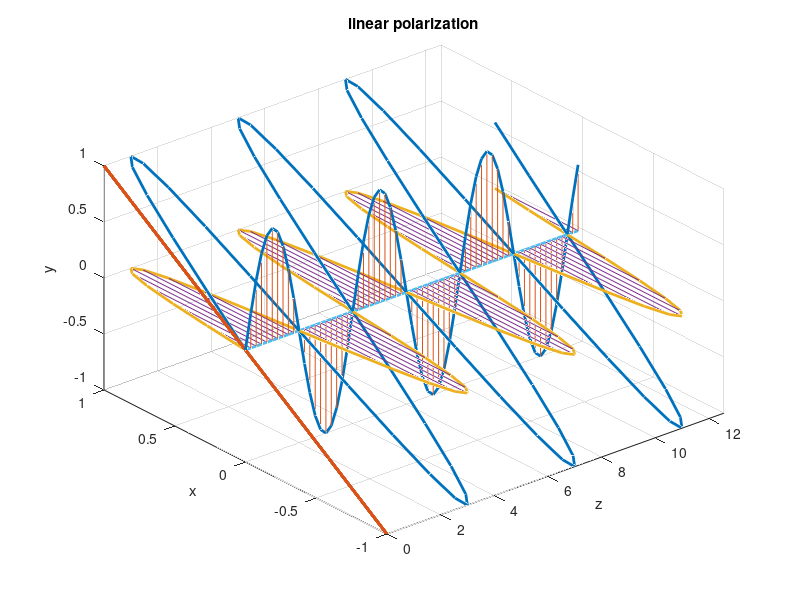
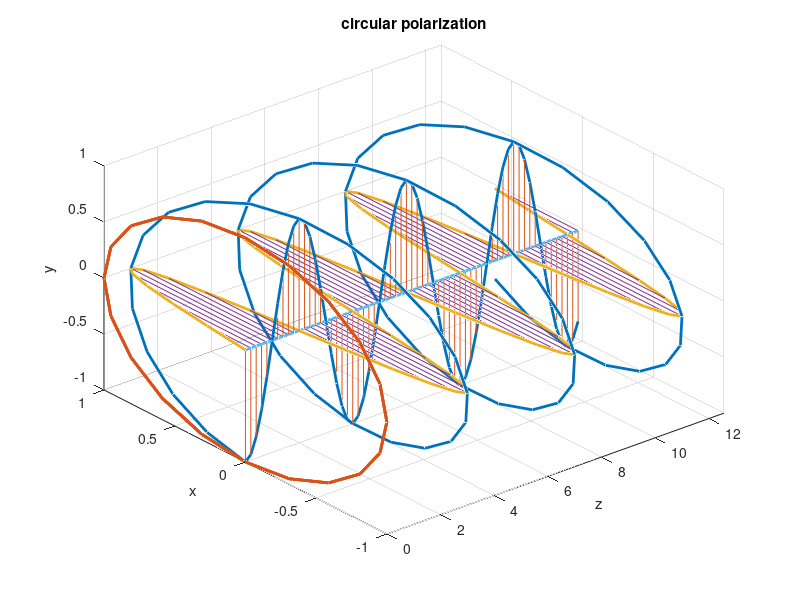
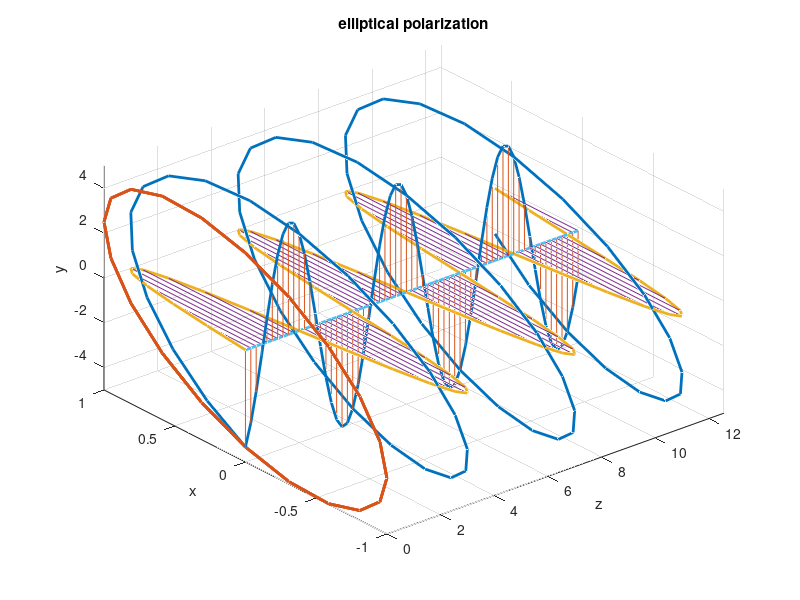

Here is the MATLAB script that generated these plots, in order:
%calculate the polarization vector as a function of position 
%for linearly, circularly, and elliptically polarized light
%propogating in the z direction, and its projection onto the x-y axis
clear

%some constants
k= pi/2 %wave vector (frequency)
%our direction of propogation
z=0:0.2:4*pi

%% Linear Polarization
E1= 1 %amplitude
E2= 1
o1=0 %(omega/angular freq*time=phase (changes w time))
o2=0 %the two curves being in phase is what makes it linear
x=E1*sin(k*z-o1);
y=E2*sin(k*z-o2);

figure 
hold on
%----total polarization
plot3(z,x,y,'LineWidth',2)
%----x-y projection
plot3(z*0,x,y,'LineWidth',2)
%-----x and y components
plot3(z,x,y*0,'LineWidth',2)
quiver3(z,0*z,0*z,0*z,x,y*0,'AutoScale','off','LineWidth',0.5,'ShowArrowHead', 'off')
plot3(z,x*0,y,'LineWidth',2)
quiver3(z,0*z,0*z,0*z,x*0,y,'AutoScale','off','LineWidth',0.5,'ShowArrowHead', 'off')
%----making a line through the origin
plot(z,z*0,'LineWidth',2)
%---making it pretty
grid on
xlim([0 4*pi]);
ylim([-1*E1 E1]);
zlim([-1*E2 E2]);
title('linear polarization')
xlabel('z'); 
ylabel('x');
zlabel('y');
view(-40,40);
hold off

%% Circular Polarization
E3= 1 %amplitude
E4= 1
o3=0 %(omega/angular freq*time=phase (changes w time))
o4=pi/2 %the two curves being 90 degrees out of phase is what makes it circular
x=E3*sin(k*z-o3);
y=E4*sin(k*z-o4);

figure 
hold on
%----total polarization
plot3(z,x,y,'LineWidth',2)
%----x-y projection
plot3(z*0,x,y,'LineWidth',2)
%-----x and y components
plot3(z,x,y*0,'LineWidth',2)
quiver3(z,0*z,0*z,0*z,x,y*0,'AutoScale','off','LineWidth',0.5,'ShowArrowHead', 'off')
plot3(z,x*0,y,'LineWidth',2)
quiver3(z,0*z,0*z,0*z,x*0,y,'AutoScale','off','LineWidth',0.5,'ShowArrowHead', 'off')
%----making a line through the origin
plot(z,z*0,'LineWidth',2)
%---making it pretty
grid on
xlim([0 4*pi]);
ylim([-1*E3 E3]);
zlim([-1*E4 E4]);
title('circular polarization')
xlabel('z'); 
ylabel('x');
zlabel('y');
view(-40,40);
hold off

%% Elliptical Polarization
E5= 1 %amplitude
E6= 5
o5=0 %(omega/angular freq*time=phase (changes w time))
o6=pi/3 
x=E5*sin(k*z-o5);
y=E6*sin(k*z-o6);

figure 
hold on
%----total polarization
plot3(z,x,y,'LineWidth',2)
%----x-y projection
plot3(z*0,x,y,'LineWidth',2)
%-----x and y components
plot3(z,x,y*0,'LineWidth',2)
quiver3(z,0*z,0*z,0*z,x,y*0,'AutoScale','off','LineWidth',0.5,'ShowArrowHead', 'off')
plot3(z,x*0,y,'LineWidth',2)
quiver3(z,0*z,0*z,0*z,x*0,y,'AutoScale','off','LineWidth',0.5,'ShowArrowHead', 'off')
%----making a line through the origin
plot(z,z*0,'LineWidth',2)
%---making it pretty
grid on
xlim([0 4*pi]);
ylim([-1*E5 E5]);
zlim([-1*E6 E6]);
title('elliptical polarization')
xlabel('z'); 
ylabel('x');
zlabel('y');
view(-40,40);
hold off

%Brought to you by Anne Zats, Natascha Krishnanand, and Anton Kyrylenko